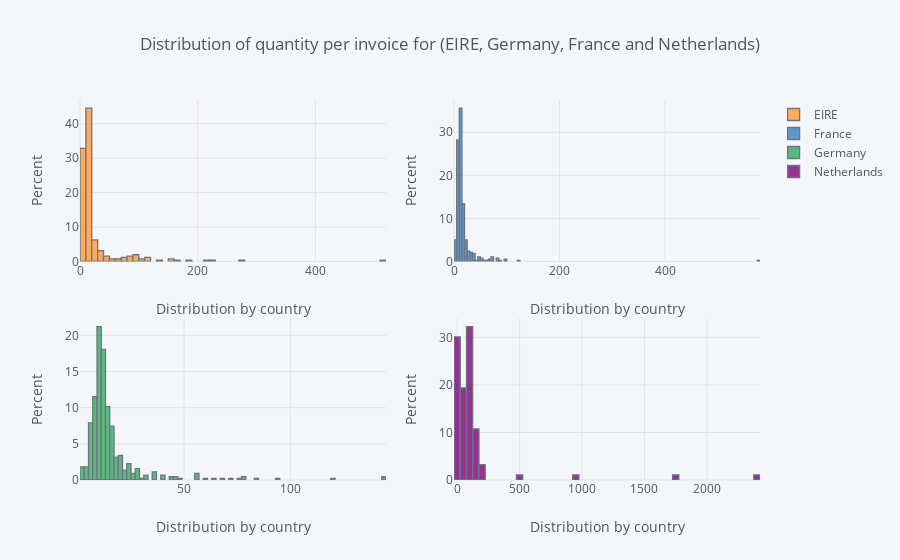

Notebook cell for this chart:
### Code cell
histo_countries.iplot(kind='hist', histnorm='percent', xTitle='Distribution by country', subplots = True,
                      yTitle='Percent', title='Distribution of quantity per invoice for (EIRE, Germany, France and Netherlands)')

### Figure 1 — Plotly figure (JSON) as saved in the notebook; plotly's stock layout.template omitted (floating-point values rounded to 4 significant figures; data arrays with more than 128 entries replaced by an {"elided": "..."} marker saying what was removed)
{"data": [{"histfunc": "count", "histnorm": "percent", "marker": {"color": "rgba(255, 153, 51, 1.0)", "line": {"color": "#4D5663", "width": 1.3}}, "name": "EIRE", "opacity": 0.8, "orientation": "v", "type": "histogram", "uid": "dfded4ba-70ac-436d-b948-568c026d5220", "x": {"elided": "1171 float values"}, "xaxis": "x", "yaxis": "y"}, {"histfunc": "count", "histnorm": "percent", "marker": {"color": "rgba(55, 128, 191, 1.0)", "line": {"color": "#4D5663", "width": 1.3}}, "name": "France", "opacity": 0.8, "orientation": "v", "type": "histogram", "uid": "a33dc4ef-f637-4bd4-860a-7100b7396fbc", "x": {"elided": "1171 float values"}, "xaxis": "x2", "yaxis": "y2"}, {"histfunc": "count", "histnorm": "percent", "marker": {"color": "rgba(50, 171, 96, 1.0)", "line": {"color": "#4D5663", "width": 1.3}}, "name": "Germany", "opacity": 0.8, "orientation": "v", "type": "histogram", "uid": "f9c14283-e2f0-427e-b014-eca0e5d131a2", "x": {"elided": "1171 float values"}, "xaxis": "x3", "yaxis": "y3"}, {"histfunc": "count", "histnorm": "percent", "marker": {"color": "rgba(128, 0, 128, 1.0)", "line": {"color": "#4D5663", "width": 1.3}}, "name": "Netherlands", "opacity": 0.8, "orientation": "v", "type": "histogram", "uid": "8547fa25-4729-429c-a99b-8fdc1324b5f6", "x": {"elided": "1171 float values"}, "xaxis": "x4", "yaxis": "y4"}], "layout": {"barmode": "overlay", "legend": {"bgcolor": "#F5F6F9", "font": {"color": "#4D5663"}}, "paper_bgcolor": "#F5F6F9", "plot_bgcolor": "#F5F6F9", "title": {"font": {"color": "#4D5663"}, "text": "Distribution of quantity per invoice for (EIRE, Germany, France and Netherlands)"}, "xaxis": {"anchor": "y", "domain": [0, 0.45], "gridcolor": "#E1E5ED", "showgrid": true, "tickfont": {"color": "#4D5663"}, "title": {"font": {"color": "#4D5663"}, "text": "Distribution by country"}, "zerolinecolor": "#E1E5ED"}, "xaxis2": {"anchor": "y2", "domain": [0.55, 1], "gridcolor": "#E1E5ED", "showgrid": true, "tickfont": {"color": "#4D5663"}, "title": {"font": {"color": "#4D5663"}, "text": "Distribution by country"}, "zerolinecolor": "#E1E5ED"}, "xaxis3": {"anchor": "y3", "domain": [0, 0.45], "gridcolor": "#E1E5ED", "showgrid": true, "tickfont": {"color": "#4D5663"}, "title": {"font": {"color": "#4D5663"}, "text": "Distribution by country"}, "zerolinecolor": "#E1E5ED"}, "xaxis4": {"anchor": "y4", "domain": [0.55, 1], "gridcolor": "#E1E5ED", "showgrid": true, "tickfont": {"color": "#4D5663"}, "title": {"font": {"color": "#4D5663"}, "text": "Distribution by country"}, "zerolinecolor": "#E1E5ED"}, "yaxis": {"anchor": "x", "domain": [0.575, 1], "gridcolor": "#E1E5ED", "showgrid": true, "tickfont": {"color": "#4D5663"}, "title": {"font": {"color": "#4D5663"}, "text": "Percent"}, "zerolinecolor": "#E1E5ED"}, "yaxis2": {"anchor": "x2", "domain": [0.575, 1], "gridcolor": "#E1E5ED", "showgrid": true, "tickfont": {"color": "#4D5663"}, "title": {"font": {"color": "#4D5663"}, "text": "Percent"}, "zerolinecolor": "#E1E5ED"}, "yaxis3": {"anchor": "x3", "domain": [0, 0.425], "gridcolor": "#E1E5ED", "showgrid": true, "tickfont": {"color": "#4D5663"}, "title": {"font": {"color": "#4D5663"}, "text": "Percent"}, "zerolinecolor": "#E1E5ED"}, "yaxis4": {"anchor": "x4", "domain": [0, 0.425], "gridcolor": "#E1E5ED", "showgrid": true, "tickfont": {"color": "#4D5663"}, "title": {"font": {"color": "#4D5663"}, "text": "Percent"}, "zerolinecolor": "#E1E5ED"}}}
